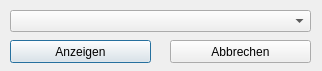
<?xml version="1.0" encoding="UTF-8"?>
<ui version="4.0">
 <class>view_course_dialog</class>
 <widget class="QDialog" name="view_course_dialog">
  <property name="geometry">
   <rect>
    <x>0</x>
    <y>0</y>
    <width>322</width>
    <height>71</height>
   </rect>
  </property>
  <property name="windowTitle">
   <string>Kurs ansehen</string>
  </property>
  <widget class="QComboBox" name="select_course_box">
   <property name="geometry">
    <rect>
     <x>10</x>
     <y>10</y>
     <width>301</width>
     <height>22</height>
    </rect>
   </property>
  </widget>
  <widget class="QPushButton" name="view_button">
   <property name="geometry">
    <rect>
     <x>10</x>
     <y>40</y>
     <width>141</width>
     <height>23</height>
    </rect>
   </property>
   <property name="text">
    <string>Anzeigen</string>
   </property>
  </widget>
  <widget class="QPushButton" name="exit_button">
   <property name="geometry">
    <rect>
     <x>170</x>
     <y>40</y>
     <width>141</width>
     <height>23</height>
    </rect>
   </property>
   <property name="text">
    <string>Abbrechen</string>
   </property>
  </widget>
 </widget>
 <resources/>
 <connections>
  <connection>
   <sender>exit_button</sender>
   <signal>clicked()</signal>
   <receiver>view_course_dialog</receiver>
   <slot>close()</slot>
   <hints>
    <hint type="sourcelabel">
     <x>240</x>
     <y>311</y>
    </hint>
    <hint type="destinationlabel">
     <x>160</x>
     <y>162</y>
    </hint>
   </hints>
  </connection>
 </connections>
</ui>
